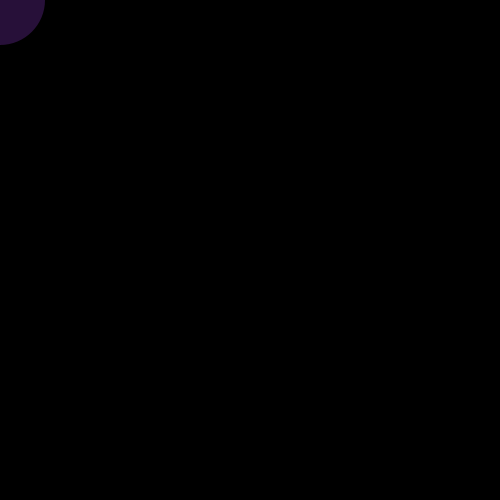
Frame 1 (no input)
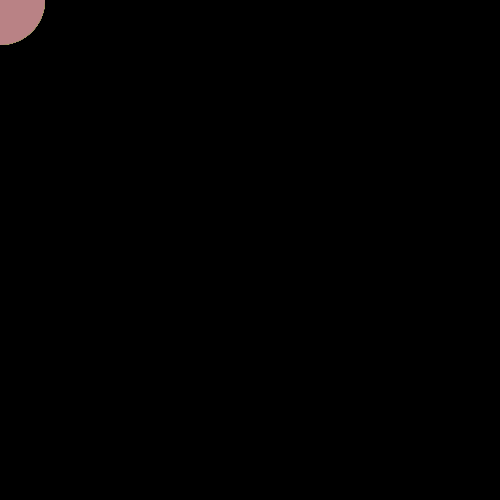
Frame 60 (the mouse pressed at the canvas centre just before this capture)
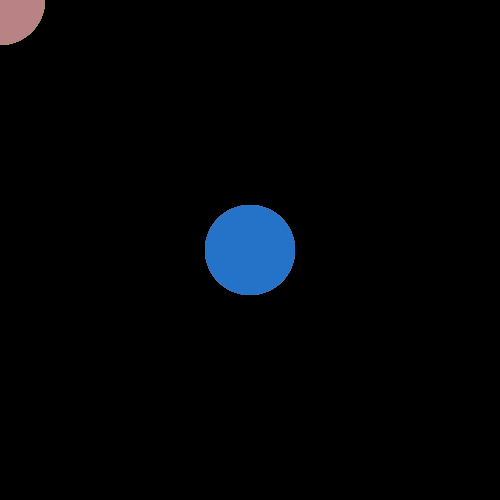
Frame 120 (the mouse held since frame 60 and released just before this capture)

The Processing sketch that drew these frames (run headless with seeded random() and noise(); from frame 60 on, the mouse is pressed at the canvas centre):

// Processing sketch: processing_34328
// ── processing_34328.pde

 float speed = .01; 
int diameter = 20; 
float x; 
float y;
void setup() { 
  size(500, 500); 
  background(0);
  smooth(); 
  x = width/2;
  y = height/2;
}
void draw() { 
  fill(random(255),random(255),random(255), random(255)); 
  noStroke();
  ellipse(mouseX, mouseY, 90, 90);
} 
                
